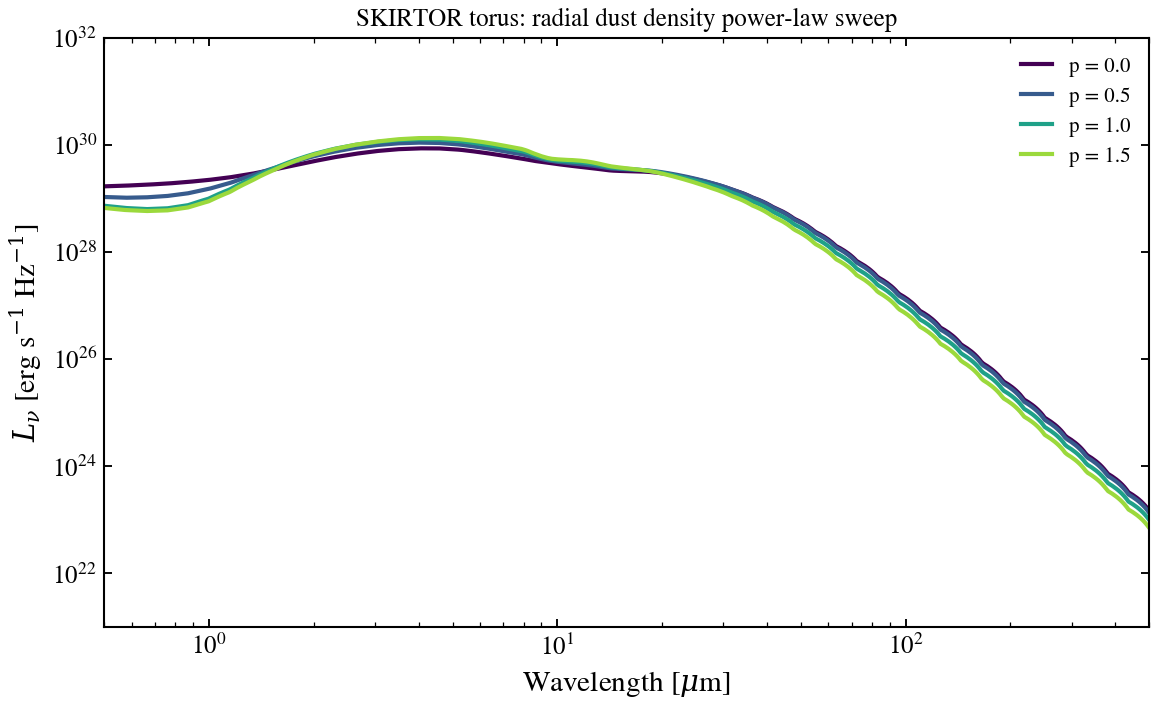

Source code (Python):
"""
SKIRTOR Torus: Radial Dust Power-Law Sweep
===========================================

Sweep the radial dust density power index `p` from 0.0 to 1.5 at fixed
inclination = 0.5 and τ₉.₇ = 7. Steeper profiles concentrate the dust
closer to the disc and push the mid-to-far-IR peak hotter.

.. sphx-glr-precomputed-img:

.. image:: images/sphx_glr_plot_agn_skirtor_p_sweep_001.png
   :alt: plot_agn_skirtor_p_sweep
   :class: sphx-glr-single-img

"""

from pathlib import Path

import jax.numpy as jnp
import matplotlib.pyplot as plt
import numpy as np

# Locate SKIRTOR grid file
_grid_path = None
for p in [
    Path("data/skirtor_templates_v3.h5"),
    Path("../data/skirtor_templates_v3.h5"),
    Path("../../data/skirtor_templates_v3.h5"),
    Path("../../../data/skirtor_templates_v3.h5"),
    Path("data/skirtor_templates_v2.h5"),
    Path("../data/skirtor_templates_v2.h5"),
    Path("../../data/skirtor_templates_v2.h5"),
    Path("../../../data/skirtor_templates_v2.h5"),
]:
    if p.exists():
        _grid_path = str(p)
        break

if _grid_path is None:
    raise SystemExit(
        "Skipping: SKIRTOR grid not found. Run: python scripts/download_skirtor_templates.py"
    )

from tengri.agn import create_skirtor_from_grid
from tengri.plot import setup_style

setup_style()

# Load the SKIRTOR interpolator
skirtor_fn = create_skirtor_from_grid(_grid_path)

# Wavelength grid: mid-IR to far-IR torus region
wavelength = jnp.logspace(np.log10(5e3), np.log10(5e6), 512)
wave_um = np.array(wavelength) / 1e4

# Radial power-law index values to sweep
p_values = [0.0, 0.5, 1.0, 1.5]

# Create figure with single panel
fig, ax = plt.subplots(figsize=(8, 5))

# Generate colors from colormap
colors = plt.cm.viridis(np.linspace(0.0, 0.85, len(p_values)))

# Fixed parameters
agn_log_lbol = 11.0
agn_tau_skirtor = 7.0
agn_q_skirtor = 1.0
agn_oa_skirtor = 40.0
cos_inc = 0.5  # 60 degrees inclination

# Sweep radial power index
for p_val, color in zip(p_values, colors):
    try:
        sed = skirtor_fn(
            wavelength,
            agn_log_lbol=agn_log_lbol,
            agn_tau_skirtor=agn_tau_skirtor,
            agn_p_skirtor=float(p_val),
            agn_q_skirtor=agn_q_skirtor,
            agn_oa_skirtor=agn_oa_skirtor,
            agn_cos_inc=cos_inc,
        )
        ax.loglog(wave_um, np.array(sed), lw=2.0, color=color, label=rf"p = {p_val}")
    except Exception:
        continue

ax.set_xlabel(r"Wavelength [$\mu$m]")
ax.set_ylabel(r"$L_\nu$ [erg s$^{-1}$ Hz$^{-1}$]")
ax.set_title("SKIRTOR torus: radial dust density power-law sweep", fontsize=12)
ax.legend(fontsize=10, frameon=False, loc="best")
ax.set_xlim(0.5, 500)
ax.set_ylim(1e21, 1e32)
ax.grid(False)

fig.tight_layout()
plt.savefig("plot_agn_skirtor_p_sweep.png", dpi=150, bbox_inches="tight")
plt.show()
